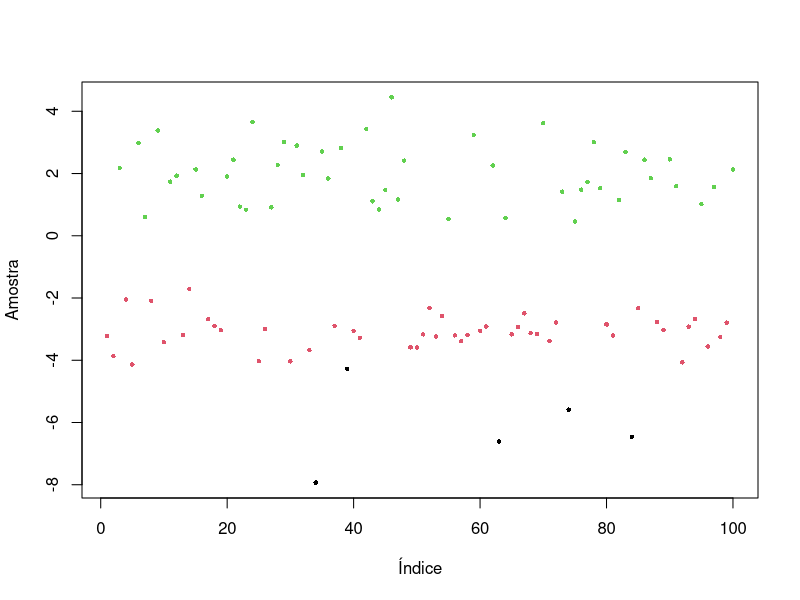
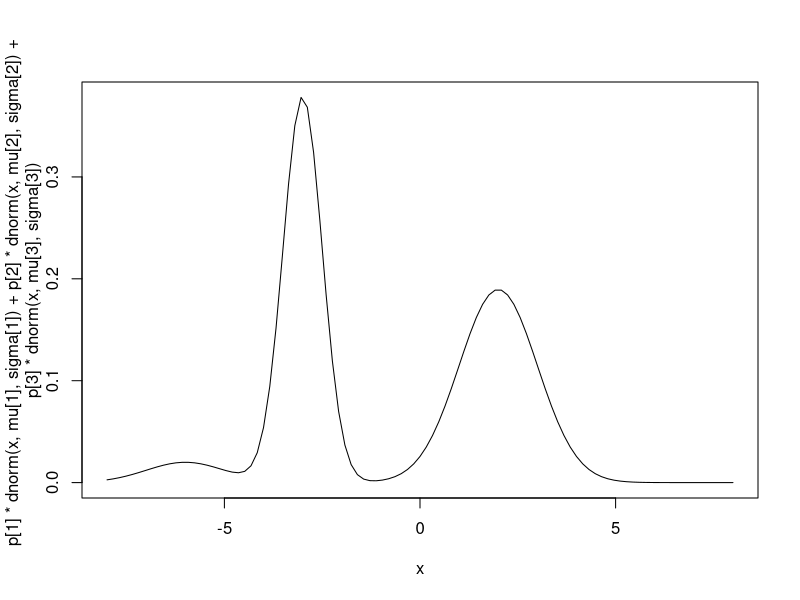

R code for these plots, in order:
rm(list=ls())

n = 100
G = 3
p = c(.05,.475,.475);sum(p)
mu = c(-6,-3,2)
sigma = c(1,.5,1)

set.seed(100)
z = sample(1:G, n, prob = p, replace = T)
y = sapply(1:n, function(a) rnorm(1, mean = mu[z[a]], sd = sigma[z[a]]))

plot(y, pch = 16, cex = .6, col=z, xlab = "Índice", ylab = "Amostra")
curve(p[1]*dnorm(x,mu[1],sigma[1])+p[2]*dnorm(x,mu[2],sigma[2])+p[3]*dnorm(x,mu[3],sigma[3]),
      from = -8, to = 8)
#hist(y,breaks=16,freq = F, main = "", ylim = c(0,.25), xlab = "Amostra", ylab = "Densidade")
#curve(p[1]*dnorm(x,mu[1],sigma[1])+p[2]*dnorm(x,mu[2],sigma[2])+p[3]*dnorm(x,mu[3],sigma[3]),add=T)

dados = data.frame(y = y, aloc = z)
